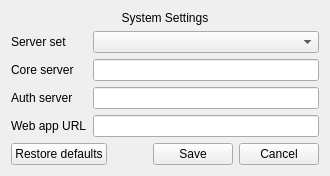
      <widget class="QWidget" name="systemSettingsPage">
       <layout class="QVBoxLayout" name="verticalLayout_13">
        <item>
         <widget class="QLabel" name="systemSettingsHeader">
          <property name="text">
           <string>System Settings</string>
          </property>
          <property name="alignment">
           <set>Qt::AlignCenter</set>
          </property>
         </widget>
        </item>
        <item>
         <layout class="QFormLayout" name="formLayout">
          <item row="0" column="0">
           <widget class="QLabel" name="label_10">
            <property name="text">
             <string>Server set</string>
            </property>
           </widget>
          </item>
          <item row="0" column="1">
           <widget class="QComboBox" name="systemSettingsServerComboBox"/>
          </item>
          <item row="1" column="1">
           <widget class="QLineEdit" name="systemSettingsCoreServerLineEdit">
            <property name="text">
             <string/>
            </property>
           </widget>
          </item>
          <item row="2" column="1">
           <widget class="QLineEdit" name="systemSettingsAuthServerLineEdit"/>
          </item>
          <item row="1" column="0">
           <widget class="QLabel" name="label_16">
            <property name="text">
             <string>Core server</string>
            </property>
           </widget>
          </item>
          <item row="2" column="0">
           <widget class="QLabel" name="label_17">
            <property name="text">
             <string>Auth server</string>
            </property>
           </widget>
          </item>
          <item row="3" column="0">
           <widget class="QLabel" name="label_20">
            <property name="text">
             <string>Web app URL</string>
            </property>
           </widget>
          </item>
          <item row="3" column="1">
           <widget class="QLineEdit" name="systemSettingsWebAppUrlLineEdit"/>
          </item>
         </layout>
        </item>
        <item>
         <layout class="QHBoxLayout" name="horizontalLayout">
          <item>
           <widget class="QPushButton" name="systemSettingsRestoreDefaultsButton">
            <property name="text">
             <string>Restore defaults</string>
            </property>
           </widget>
          </item>
          <item>
           <spacer name="horizontalSpacer_16">
            <property name="orientation">
             <enum>Qt::Horizontal</enum>
            </property>
            <property name="sizeHint" stdset="0">
             <size>
              <width>40</width>
              <height>20</height>
             </size>
            </property>
           </spacer>
          </item>
          <item>
           <widget class="QPushButton" name="systemSettingsSaveButton">
            <property name="text">
             <string>Save</string>
            </property>
           </widget>
          </item>
          <item>
           <widget class="QPushButton" name="systemSettingsCancelButton">
            <property name="text">
             <string>Cancel</string>
            </property>
           </widget>
          </item>
         </layout>
        </item>
       </layout>
      </widget>
